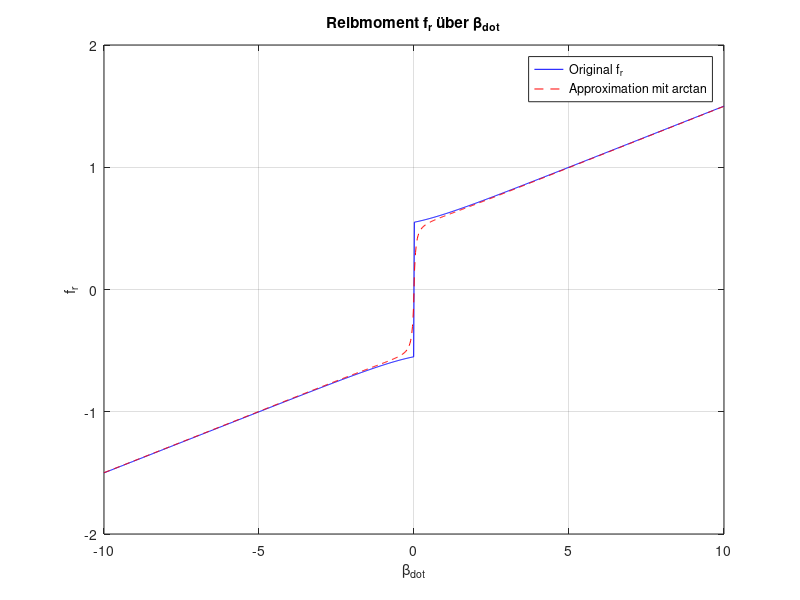

Write the MATLAB code that produced this figure.
clear;
close all;
clc;
% Parameter festlegen
mu_c = 0.5;
f_v = 0.1;
f_m = 0.05;
c = 1.0;

% Parameter für die Steilheit der arctan-Kurve
b = 20; % Erhöhter Verschiebungsfaktor für steileren Übergang

% Wertebereich für beta_dot
beta_dot = linspace(-10, 10, 1000);

% Reibmoment berechnen
f_r = mu_c * sign(beta_dot) + f_v * beta_dot + f_m .* exp(-c * abs(beta_dot)) .* sign(beta_dot);

% Approximation der steilen Stelle mit arctan hinzufügen
%sign(beta_dot) = 2/pi * atan(b * beta_dot), 2/pi, sodass der Wertebereich von -1 bis 1 geht
f_r2 = mu_c * (2/pi) * atan(b * beta_dot) + f_v * beta_dot + f_m .* exp(-c * abs(beta_dot)) .* sign(beta_dot);

% Plot erstellen
figure;
plot(beta_dot, f_r, 'b', 'DisplayName', 'Original f_r');
hold on;
plot(beta_dot, f_r2, 'r--', 'DisplayName', 'Approximation mit arctan');
xlabel('\beta_{dot}');
ylabel('f_r');
title('Reibmoment f_r über \beta_{dot}');
legend;
grid on;